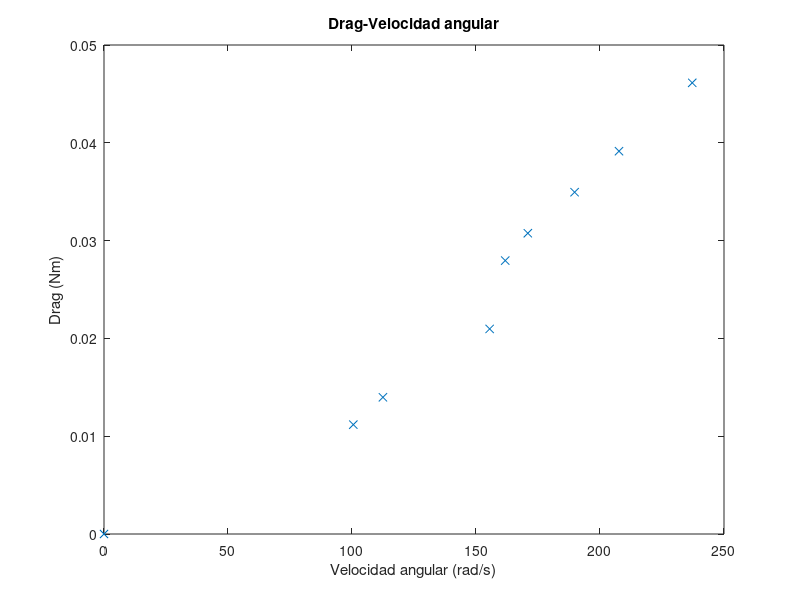

The MATLAB source for this figure: (Note: this script raises an error after producing the figure.)
%Cargo las medidas obtenidas
x=load('log2.txt');

%Distancia del eje del motor al centro del quad
D=0.285/2;
%Columna uno corresponde a los gramos medidos tengo que pasar a Newton m
Fm=D*9.81/1000*x(:,2);

%Columna dos corresponde a la frecuencia medida, es decir, el doble de la
%velocidad angular del motor

w=pi*x(:,1);

plot(w,Fm,'x')
title('Drag-Velocidad angular')
xlabel('Velocidad angular (rad/s)')
ylabel('Drag (Nm)')
hold on


%Asumiendo modelo cuadrático
B=[w.^2 w ones(size(w),1)];

%param=((B'*B)^(-1))*B'*F;
param=(B'*B)\(B'*Fm)

wtest=[0:350];
Ftest=param(1)*(wtest.^2)+param(2)*wtest+param(3)*ones(size(wtest),1);
plot(wtest,Ftest)
legend('Medias experimentales','Curva modelo cuadrático','Curva modelo cúbico')


hold on
% 
% msecuad=mse(Fm,param(1)*w.^2+param(2)*w+param(3)*ones(size(wtest),1));
 error=Fm-(param(1)*w.^2+param(2)*w+param(3)*ones(size(w),1));
% 
 error_promedio=mean(error)
 sigma=std(error)

%sigma=sqrt(msecuad/(length(Fm)-1))

%Asumiendo modelo cúbico
B=[w.^3 w.^2 w ones(size(w),1)];

%param=((B'*B)^(-1))*B'*F;
param=(B'*B)\(B'*Fm);

wtest=[0:350];
Ftest=param(1)*(wtest.^3)+param(2)*(wtest.^2)+param(3)*wtest+param(4)*ones(size(wtest),1);
plot(wtest,Ftest,'r')

error=Fm-(param(1)*w.^3+param(2)*w.^2+param(3)*w+param(4)*ones(size(w),1));
error_promedio=mean(error)
sigma=std(error)